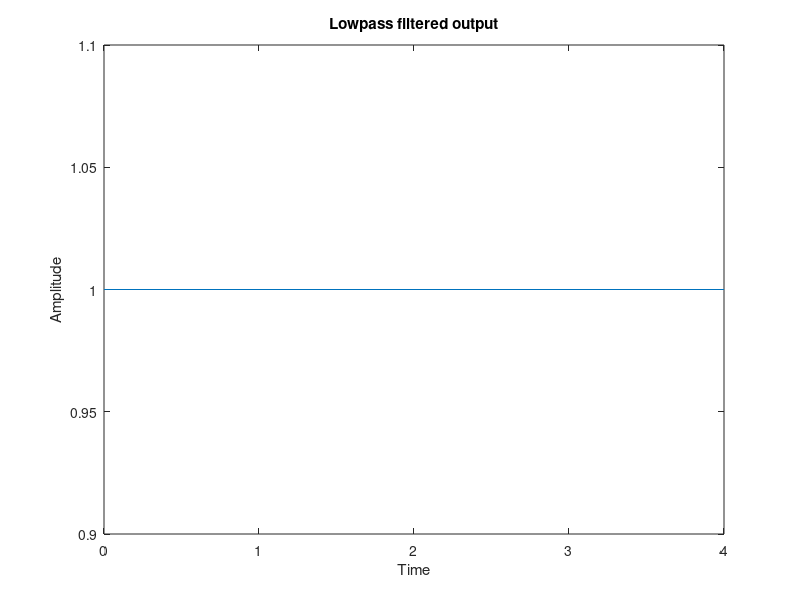

The MATLAB script that drew this image:
     % Program 15_12
     % Sigma-Delta A/D Converter Operation
     %
     wo = 2*pi*0.01;
     N = input('Type in the length of input sequence = ');
     n = 1:1:N;
     m = n-1;
     A = input('Type in the amplitude of the input = ');
     x = A*cos(wo*m);
     axis([0 N-1 -1.2 1.2]);
     plot(m,x);
     xlabel('Time'); ylabel('Amplitude');
     title('Input analog signal');
     pause
     y = zeros(1,N+1);
     v0 = 0;
     for k = 2:1:N+1;
     v1 = x(k-1) - y(k-1) + v0;
         if v1 >= 0;
           y(k) = 1;
         else
           y(k) = -1;
         end
     v0 = v1;
     end
     yn = y(2:N+1);
     axis([0 N-1 -1.2 1.2]);
     stairs(m, yn);
     xlabel('Time'); ylabel('Amplitude');
     title('Output of sigma-delta quantizer');
     Y = fft(yn);
     pause
     H = [1 1 0.5 zeros(1,N-5) 0.5 1];
     YF = Y.*H;
     out = ifft(YF);
     axis([0 N-1 -1.2 1.2]);
     plot(m,out);
     xlabel('Time'); ylabel('Amplitude');
     title('Lowpass filtered output');